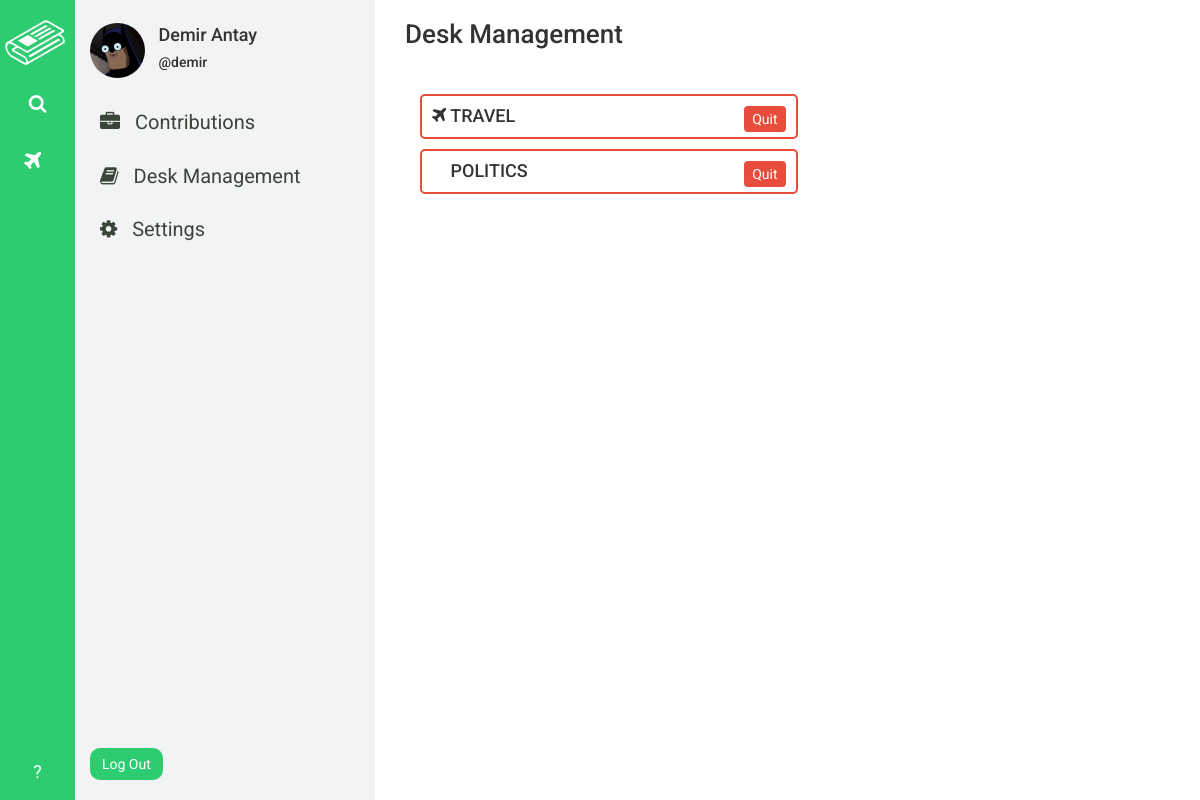
/profile/management/ (signed in), run on an earlier commit of the app's database.
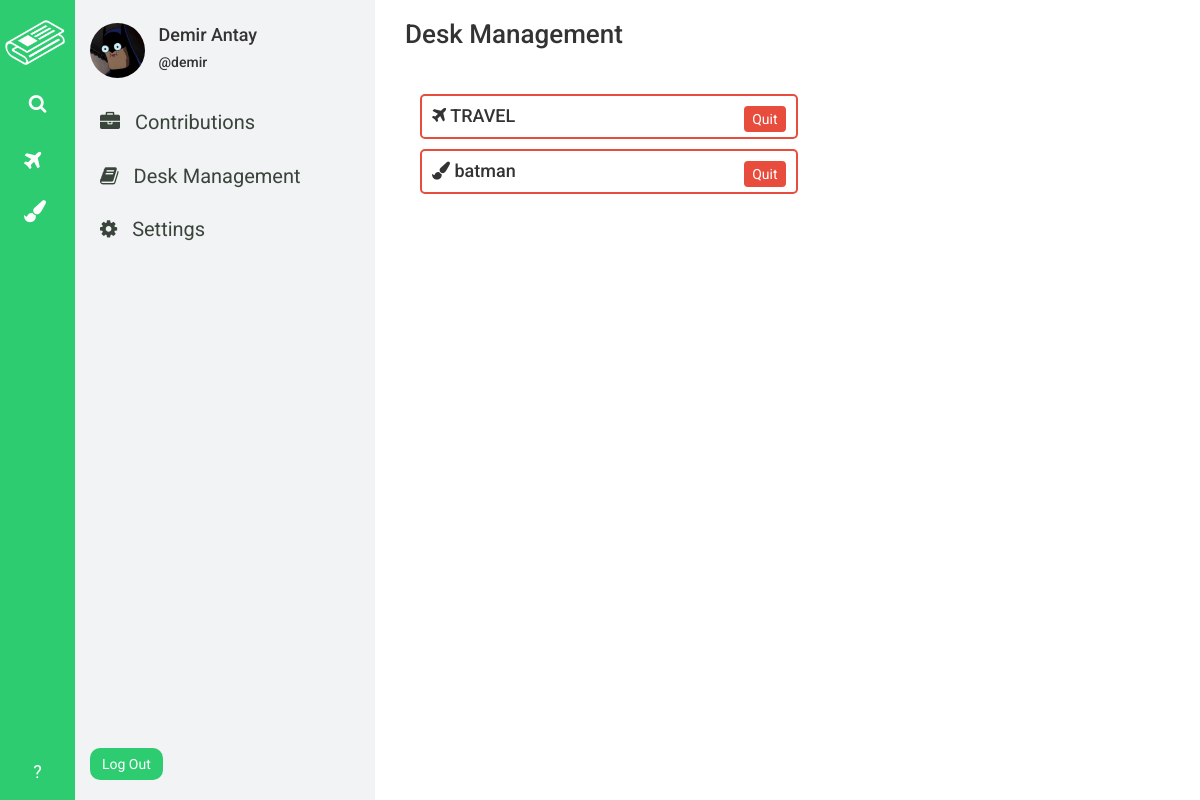
And on a later commit of the database.
### desk_app/models.py (models this page shows, shortened)
class DeskWorkers(models.Model):
    worker = models.ForeignKey(User, on_delete=models.CASCADE)
    joined_desk = models.ForeignKey(Desk, on_delete=models.CASCADE)

class Desk(models.Model):
    sub_editor = models.ForeignKey(User, on_delete=models.CASCADE)
    image = models.ImageField(
        upload_to='deks_images/', blank=False, null=False
    )
    CATEGORY_CHOICES = (
        ('WORLD', 'fa fa-globe'),
        ('METRO', 'fa fa-building'),
        ('POLITICS', 'fa-flag'),
        ('BUSINESS', 'fa fa-suitcase'),
        ('TECH', 'fa fa-code'),
        ('SCIENCE', 'fa fa-flask'),
        ('OPINION', 'fa fa-gavel'),
        ('HEALTH', 'fa fa-heart'),
        ('SPORTS', 'fa fa-bicycle'),
        ('ARTS', 'fa fa-paint-brush'),
        ('BOOKS', 'fa fa-book'),
        ('STYLE', 'fa fa-eye'),
        ('TRAVEL', 'fa fa-plane'),
        ('MAGAZINE', 'fa fa-file'),
        ('TABLOID', 'fa fa-phone'),
    )
    CATEGORY_COLOR_CHOICES = (
        ('WORLD', '#3498DB'),
        ('METRO', '#2980B9'),
        ('POLITICS', '#5D6D7E'),
        ('BUSINESS', '#2E4053'),
        ('TECH', '#F4D03F'),
        ('SCIENCE', '#2ECC71'),
        ('OPINION', '#9B59B6'),
        ('HEALTH', '#E74C3C'),
        ('SPORTS', '#58D68D'),
        ('ARTS', '#F39C12'),
        ('BOOKS', '#E67E22'),
        ('STYLE', '#F5B7B1'),
        ('TRAVEL', '#BB8FCE'),
        ('MAGAZINE', '#8E44AD'),
        ('TABLOID', '#A569BD'),
    )
    category = models.CharField(max_length=50, choices=CATEGORY_CHOICES)
    category_color = models.CharField(
        max_length=50, choices=CATEGORY_COLOR_CHOICES
    )
    name = models.CharField(max_length=30)
    description = models.TextField()
    creation_date = models.DateField(default=timezone.now)

### profile_app/models.py (models this page shows, shortened)
class ProfileSettings(models.Model):
    user = models.OneToOneField(User, on_delete=models.CASCADE)
    profile_photo = models.ImageField(
        upload_to='profile_photos/', blank=False, null=False
    )
    name = models.CharField(max_length=200, blank=False, null=False)
    bio = models.TextField(blank=False, null=False)
    personal_link = models.CharField(max_length=200, blank=False, null=False)

### profile_app/views.py (the view)
# urls.py: path('management/', views.desk_management, name='desk_management'),
@login_required
def desk_management(request):
    current_user = get_object_or_404(User, pk=request.user.id)
    try:
        current_user_settings = ProfileSettings.objects.get(user=current_user)
    except ObjectDoesNotExist:
        current_user_settings = None
    try:
        current_user_desks = DeskWorkers.objects.filter(worker=current_user)
    except ObjectDoesNotExist:
        current_user_desks = None
    if request.POST.get("delete_desk_submit_btn"):
        hidden_id = request.POST.get("hidden_desk_id")
        desk = DeskWorkers.objects.get(pk=hidden_id)
        desk.delete()
    data = {
        'current_user': current_user,
        'has_profile_navbar': True,
        'current_user_settings': current_user_settings,
        'current_user_desks': current_user_desks,
    }
    return render(request, 'profile_app/desk_management.html', context=data)

### templates/profile_app/desk_management.html (shortened to what this page needs)
{% extends 'base.html' %}
{% load staticfiles %}
{% block css_link %}
<link rel="stylesheet" href="{% static 'profile_app/css/desk_management.css' %}" />
{% endblock %}
{% block content %}
<div id="wrapper">
  <h3 id="header">Desk Management</h3>
  <br />
  <div id="desk-list-container">
    {% for desk in current_user_desks %}
      <div id="desk-cell">
        <h4><i class="{{ desk.joined_desk.get_category_display }}"></i> {{ desk.joined_desk.name }} </h4>
        <form id="delete_form" method="post" action="{% url 'desk_management' %}" id="delete_form">
          <input type="submit" name="delete_desk_submit_btn" value="Quit" id="delete_desk_submit_btn">
        </form>
      </div>
    {% endfor %}
  </div>
</div>
{% endblock %}

### templates/base.html (shortened to what this page needs)
{% load staticfiles %}
<!DOCTYPE html>
<html>
<head>
  <link rel="stylesheet" href="https://maxcdn.bootstrapcdn.com/bootstrap/3.3.7/css/bootstrap.min.css">
  <link rel="stylesheet" href="https://cdnjs.cloudflare.com/ajax/libs/font-awesome/4.7.0/css/font-awesome.min.css">
  <link rel="stylesheet" href="{% static 'base.css' %}">
  {% block css_link %}{% endblock %}
</head>
<body>
  {% if has_profile_navbar == True %}
    <div id="home-navbar-left-part">
      <a href="{% url 'dashboard' %}"><img src="{% static 'assets/white-logo.png' %}" alt="logo"/></a>
      <a id="home-search-link" href=""><p class="text-center"><i class="fa fa-search"></i></p></a>
      <div id="home-desk-links">
        {% for desk in current_user_desks %}
          <a href="{% url 'to_do' deskname=desk.joined_desk.name %}" id="desk-link"><p><i class="{{ desk.joined_desk.get_category_display }}"></i> <span>{{ desk.joined_desk.name }}</span></p></a>
        {% endfor %}
      </div>
      <a id="home-help-link" href="" class="text-center"><p class="text-center">?</p></a>
    </div>
    <div id="home-navbar-right-part">
      <div id="right-part-author-info">
        {% if current_user_settings.profile_photo %}
            <img src="{{ current_user_settings.profile_photo.url }}" alt="Profile photo" height="55px" width="55px" />
        {% else %}
           <img src="" alt="go_to_settings" height="55px" width="55px" />
        {% endif %}
        <div id="right-part-author-name">
          <h4> {{ current_user_settings.name }}</h4>
          <h5>@{{ current_user.username }}</h5>
        </div>
      </div>
      <a href="{% url 'contributions' %}"><i class="fa fa-briefcase"></i> Contributions</a>
      <a href="{% url 'desk_management' %}"><i class="fa fa-book"></i> Desk Management</a>
      <a href="{% url 'settings' %}"><i class="fa fa-cog"></i> Settings</a>
      <form method="POST" action="{% url 'logout' %}" id="logout_form">
        <input type="submit" value="Log Out" />
      </form>
    </div>
  {% endif %}
  {% block content %}{% endblock %}
</body>
</html>

### static/base.css (style rules this page uses)
html body { font-family: 'Roboto'; height: 100%; width: 100%; }
#home-navbar-left-part { height: 100% !important; width: 75px; background-color: #2ECC71; display: inline; position: fixed; z-index: 1 !important; }
#home-navbar-left-part img { height: 45px; margin-left: 5px; margin-top: 20px; display: block; }
#home-search-link p { color: white; font-size: 19px; background-color: #2ECC71; border-radius: 50%; width: 40px; padding: 5px; margin: 0 auto; margin-top: 20px; }
#home-help-link p { color: white; font-size: 18px; bottom: 0 !important; position: absolute; margin-bottom: 15px; width: 100%; }
#home-desk-links { width: 100%; height: 460px; margin-top: 20px; }
#desk-link p { color: white; font-size: 22px; background-color: transparent; width: 35px; height: auto; border-radius: 50%; padding: 4px; margin: 0 auto; margin-bottom: 10px; }
#home-navbar-right-part { height: 100vh; width: 300px; background-color: #F2F3F4; display:inline-block; margin-left: 75px; padding: 15px; position: fixed; }
#right-part-author-info { margin-bottom: -5px; background-color: transparent; }
#right-part-author-info img { border-radius: 50%; margin-bottom: 25px !important; }
#right-part-author-name { display: inline-block; background-color: transparent; margin-left: 10px; }
#right-part-author-info h4 { display: block; }
#right-part-author-info h5 { display: block; }
#home-navbar-right-part a { display: block; font-size: 20px; margin-bottom: 5px; padding: 10px; border-radius: 5px; color: #39443b; }
#home-navbar-right-part a i { margin-right: 10px; }
#logout_form input { border-radius: 10px; background-color: #2ECC71; border: 2px solid #2ECC71; color: white; bottom: 0; position: absolute; margin-bottom: 20px; padding: 4px 10px; }

### static/profile_app/css/desk_management.css (style rules this page uses)
#wrapper { margin-left: 375px !important; background-color: white; height: 100vh; width: 70%; padding-left: 30px; padding-right: 25px; overflow: auto; }
#header { font-weight: 500; font-size: 26px; }
#desk-list-container { width: 100%; height: auto; padding: 15px; background-color: transparent; }
#desk-cell { width: 50%; height: auto; padding: 10px; background-color: transparent; margin-bottom: 10px; border: 2px solid #E74C3C; border-radius: 5px; }
#desk-cell h4 { display: inline; }
#delete_form { display: inline; float: right; }
#delete_form input { color: white; background-color: #E74C3C; border: 2px solid #E74C3C; border-radius: 4px; }

What changed in the data, as far as the page shows it:
removed DeskWorkers: joined_desk.name "POLITICS"
added DeskWorkers: joined_desk.name "batman"
